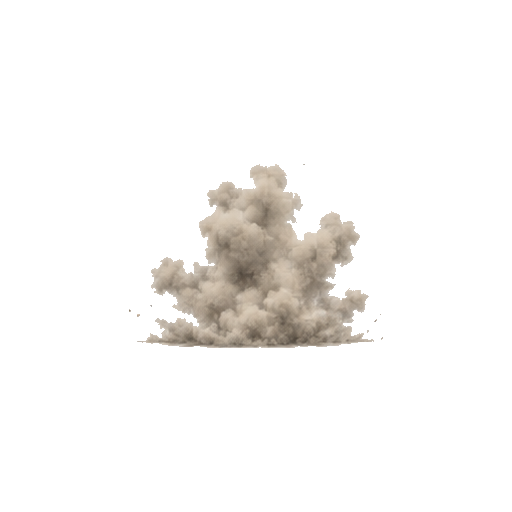
#> input picture rothschild-rumble/assets/fx/dust-puff/F02.png, 512 x 512 px, given in place of exec-d2050c4c-5964-4ea5-bb18-7be64a1d2dd4.png, which was not available
$ python prepare_art_v7_lf.py
#> lines starting #> are read from the running program, lines starting #| are printed output that depends on the picture; pictures that were not available may be replaced by others from this repository, and a replacement may not be noted
### rothschild-rumble/tools/prepare_energy_supers.py
"""Split and key the seven 12-frame energy-super sprite sequences."""
from pathlib import Path
from PIL import Image

from prepare_v5_chroma import trim_and_normalize
from prepare_finishers import keep_main_figure

PROJECT = Path(r"C:\Users\user\Desktop\קלוד מלך\rothschild-rumble")
GENERATED = Path(r"C:\Users\user\.codex\generated_images\01a01388-c1e0-70e3-830a-b1e6bd3f8c6d")

SHEETS = {
    "bigcom": ("exec-020188b6-0488-496b-b575-473481dfee98.png", "exec-6548c79d-0ad3-4655-8e50-2fb68a31f389.png"),
    "yashar": ("exec-4edbde5c-09c9-4386-9a06-c91058147f09.png", "exec-2430f56d-cabb-454b-8692-37be992d9224.png"),
    "frisbee": ("exec-d68f7ca5-a8f8-4783-b46c-049849e4f210.png", "exec-90b78df5-747a-4600-a9f5-a199dc90be73.png"),
    "tmr": ("exec-b5e08006-8c88-492a-9a6c-cf0e03a875fe.png", "exec-a02676e7-1711-4239-9798-f1e59b3af227.png"),
    "referee": ("exec-cc991f9d-873a-4844-963f-bdf891db68bd.png", "exec-8df25bc0-47d3-490b-a027-28576b122983.png"),
    "icon": ("exec-fbb067a4-c4af-4dd9-91e2-04b5531c17cc.png", "exec-7182a0eb-7a13-4a3b-8c3b-0b33c2c28856.png"),
    "rottweiler": ("exec-bbde9fa4-7922-4b2b-86ac-e2e76615afd0.png", "exec-11ec1a70-a4c2-4724-956a-2b2cae33d861.png"),
}


def exact_green_key(image: Image.Image) -> Image.Image:
    """Remove only the near-pure plate green, preserving Yashar's luminous green FX."""
    image = image.convert("RGBA")
    pixels = image.load()
    for y in range(image.height):
        for x in range(image.width):
            r, g, b, _ = pixels[x, y]
            if g > 205 and r < 58 and b < 58 and g - max(r, b) > 155:
                pixels[x, y] = (r, g, b, 0)
            elif g > 175 and r < 90 and b < 90 and g - max(r, b) > 100:
                # Soft fringe decontamination around the keyed silhouette.
                alpha = max(0, min(255, int((155 - (g - max(r, b))) * 4.6)))
                pixels[x, y] = (r, min(g, max(r, b) + 18), b, alpha)
    return image


# [20 lines left out: functions out_dir, process_half, not called in this run]


# [4 lines that do not run on import are left out]

### rothschild-rumble/tools/prepare_art_v7_lf.py
"""Prepare CODEX ART BRIEF v7 deliveries from generated chroma sheets."""
from pathlib import Path
from PIL import Image
from prepare_energy_supers import exact_green_key
from prepare_finishers import keep_main_figure
from prepare_v5_chroma import trim_and_normalize

ROOT=Path(r"C:\Users\user\Desktop\קלוד מלך\rothschild-rumble")
GEN=Path(r"C:\Users\user\.codex\generated_images\01a01388-c1e0-70e3-830a-b1e6bd3f8c6d")
SCENES={
 "independence":("exec-d2050c4c-5964-4ea5-bb18-7be64a1d2dd4.png","exec-2b560995-15d8-4124-90dd-705e7889b43d.png","exec-f7a96779-a2fa-4145-bffc-79e79fa9a476.png"),
 "towers":("exec-6094a2f5-1cfe-467f-8fdc-b6c06da4a609.png","exec-ae244b16-e38c-4afb-a341-0630b9902bd9.png","exec-c33c4479-c651-4292-90e7-54710ad2d8c7.png"),
 "nevetzedek":("exec-3f0f2a7b-3b5f-4438-aae7-ad012c6b1bf5.png","exec-f33b862a-2751-482a-9087-574d4529dd9e.png","exec-64c698ca-c210-4df7-8e60-a461ac069bb3.png"),
}
FIGHTERS={
 "bigcom":"exec-3d692ae2-07af-4065-8420-fc2a82bab76e.png",
 "yashar":"exec-03cc74b7-bd55-4523-94c7-11d08d7a7288.png",
 "frisbee":"exec-dec34597-0dd5-48af-ba63-af3bf95ce6f5.png",
 "tmr":"exec-75e36707-a148-4597-a05d-d28cb79b2871.png",
 "referee":"exec-bf198bb1-0d4b-4ef9-a825-dbf2a8a73c2f.png",
 "icon":"exec-d52fa35a-69fe-483e-b708-278a1c9e603b.png",
}
STREET={
 "cart":"exec-3dd9ad1d-5b11-4b5d-8ff1-8faedf841ef9.png",
 "vendor":"exec-51b223a5-01ec-4d45-921c-a5ecee8110c0.png",
 "busker":"exec-15bf58cb-2c96-4db2-a39f-d721ccb8f4c6.png",
 "blanket":"exec-08c87d85-a8f7-4df1-9191-1abc2028412c.png",
}
CARDS={"tmr":"exec-7a03a002-3b9f-4bda-8847-77a551ae13b4.png","referee":"exec-2a5e3bc4-90f9-4a7d-a9d7-bfabbc0f1ac7.png","icon":"exec-a0c01ae7-a83e-40a7-a254-e2371d2bd4b2.png"}

def keyed(im): return exact_green_key(im.convert("RGBA"))
def sprite(im): return trim_and_normalize(keep_main_figure(keyed(im)))
def save_sprite(im,path):
 path.parent.mkdir(parents=True,exist_ok=True); sprite(im).save(path,optimize=True)

def scene_layer(filename, opaque=False):
#> called with opaque = True
 im=Image.open(GEN/filename).convert("RGBA").resize((1915,821),Image.Resampling.LANCZOS)
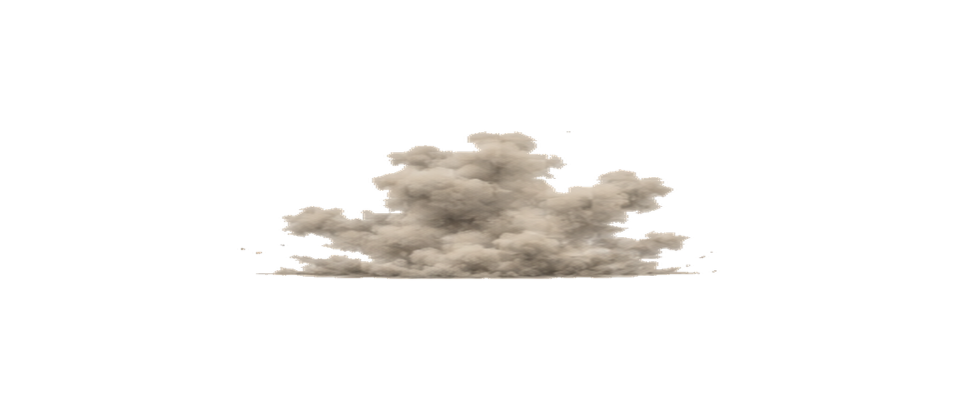
#> im: PIL image 1915x821 RGBA (shown at 1/2 size); mean R, G, B, A 18.6, 17.2, 15.6, 24.6; transparent parts drawn white
 if opaque: return im.convert("RGB")
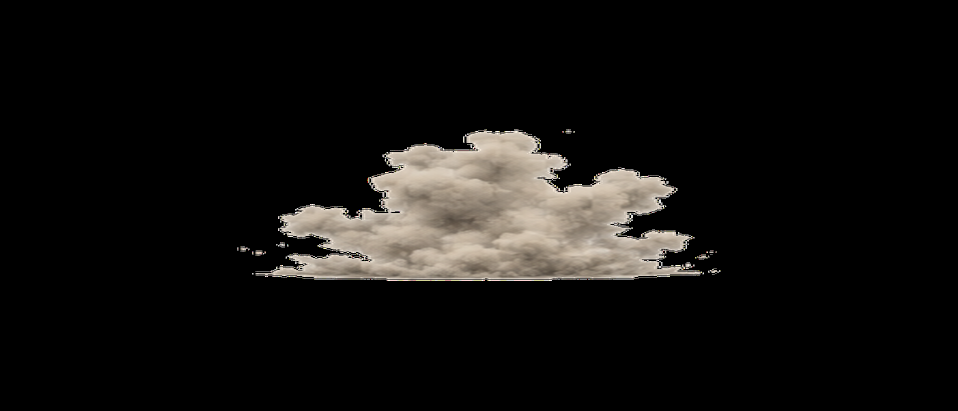
#> returned value: PIL image 1915x821 RGB (shown at 1/2 size); mean R, G, B 18.6, 17.2, 15.6
 im=keyed(im)
 bbox=im.getchannel("A").getbbox()
 if bbox:
  dy=640-bbox[3]
  shifted=Image.new("RGBA",im.size,(0,0,0,0)); shifted.alpha_composite(im,(0,dy)); im=shifted
 # Hard contract: the engine owns every pixel below the ground line.
 px=im.load()
 for y in range(641,821):
  for x in range(1915): px[x,y]=(0,0,0,0)
 return im

def split_grid(filename,cols,rows):
 im=Image.open(GEN/filename); cw,ch=im.width/cols,im.height/rows
 return [im.crop((round(c*cw),round(r*ch),round((c+1)*cw),round((r+1)*ch))) for r in range(rows) for c in range(cols)]

def main():
 out=ROOT/"assets"/"scenes-v7"
 out.mkdir(parents=True,exist_ok=True)
 for district,(sky,mid,near) in SCENES.items():
  scene_layer(sky,True).save(out/f"{district}-sky.png",optimize=True)
  scene_layer(mid).save(out/f"{district}-mid.png",optimize=True)
#> call 2 of scene_layer, with opaque = False
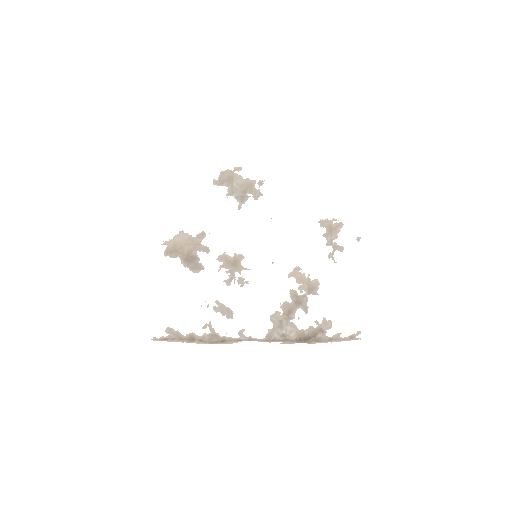
#> input picture rothschild-rumble/assets/fx/dust-puff/F03.png, 512 x 512 px, given in place of exec-2b560995-15d8-4124-90dd-705e7889b43d.png, which was not available
#> in scene_layer (call 2), `im=Image.open(GEN/filename).convert("RGBA").resize((1915,821),Image.Re..`:
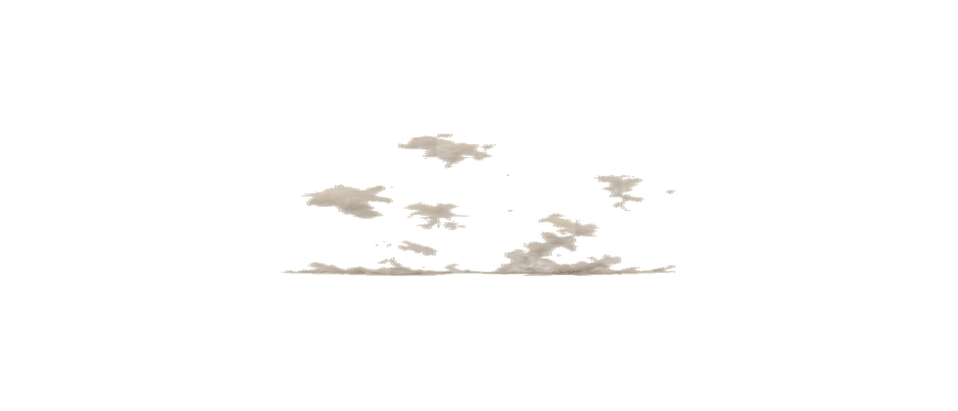
#> im: PIL image 1915x821 RGBA (shown at 1/2 size); mean R, G, B, A 7, 6.7, 6.3, 6.6; transparent parts drawn white
#> in scene_layer (call 2), `bbox=im.getchannel("A").getbbox()`: bbox = (556, 264, 1359, 555)
#> in scene_layer (call 2), `dy=640-bbox[3]`: dy = 85
#> in scene_layer (call 2), `shifted = Image.new('RGBA', im.size, (0, 0, 0, 0))`: shifted: PIL image 1915x821 RGBA; every value is 0
#> in scene_layer (call 2), `shifted.alpha_composite(im, (0, dy))`:
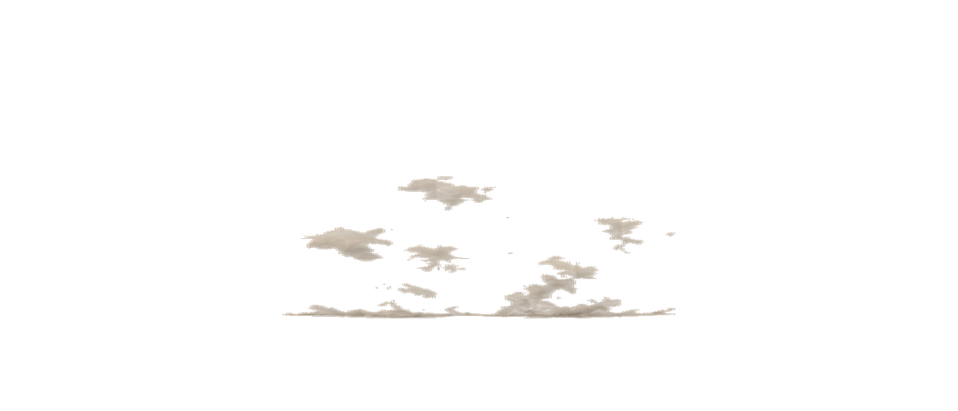
#> shifted: PIL image 1915x821 RGBA (shown at 1/2 size); mean R, G, B, A 7, 6.7, 6.3, 6.6; transparent parts drawn white
  scene_layer(near).save(out/f"{district}-near.png",optimize=True)
 for fighter,fn in FIGHTERS.items():
  cells=split_grid(fn,5,2); suffix="-clean" if fighter in ("tmr","referee") else ""
  for i in range(6): save_sprite(cells[i],ROOT/"assets"/"roster-frames"/fighter/"walk-back"/f"F{i+1:02d}{suffix}.png")
  for i in range(4): save_sprite(cells[i+6],ROOT/"assets"/"roster-frames"/fighter/"idle"/f"F{i+1:02d}{suffix}.png")
 for variant,fn in STREET.items():
  cells=split_grid(fn,4,2); base=ROOT/"assets"/"street-enemy"/variant
  for i in range(4): save_sprite(cells[i],base/"walk"/f"F{i+1:02d}.png")
  for i in range(2): save_sprite(cells[4+i],base/"hurt"/f"F{i+1:02d}.png")
  for i in range(2): save_sprite(cells[6+i],base/"ko"/f"F{i+1:02d}.png")
 cells=split_grid("exec-040ccdd8-0b9f-41d4-9738-a535f983a932.png",5,1)
 for folder,idx in (("jump-rise",0),("jump-fall",1),("land",2)): save_sprite(cells[idx],ROOT/"assets"/"roster-frames"/"bigcom"/folder/"F01.png")
 for i in range(2): save_sprite(cells[3+i],ROOT/"assets"/"roster-frames"/"bigcom"/"victory"/f"F{i+1:02d}.png")
 cards=ROOT/"assets"/"presentation"
 for fighter,fn in CARDS.items():
  im=keyed(Image.open(GEN/fn)).resize((800,800),Image.Resampling.LANCZOS)
  cards.mkdir(parents=True,exist_ok=True); im.save(cards/f"boss-card-{fighter}.png",optimize=True)
 for fn,name in (("exec-7f5c9ce9-d91f-4712-9984-0b0145e64274.png","ko.png"),("exec-06a974ff-17bd-4847-b07e-2e484054a330.png","victory-he.png")):
  keyed(Image.open(GEN/fn)).resize((1200,400),Image.Resampling.LANCZOS).save(cards/name,optimize=True)

#> (the run stopped early here; a loop or call above may not have finished)
